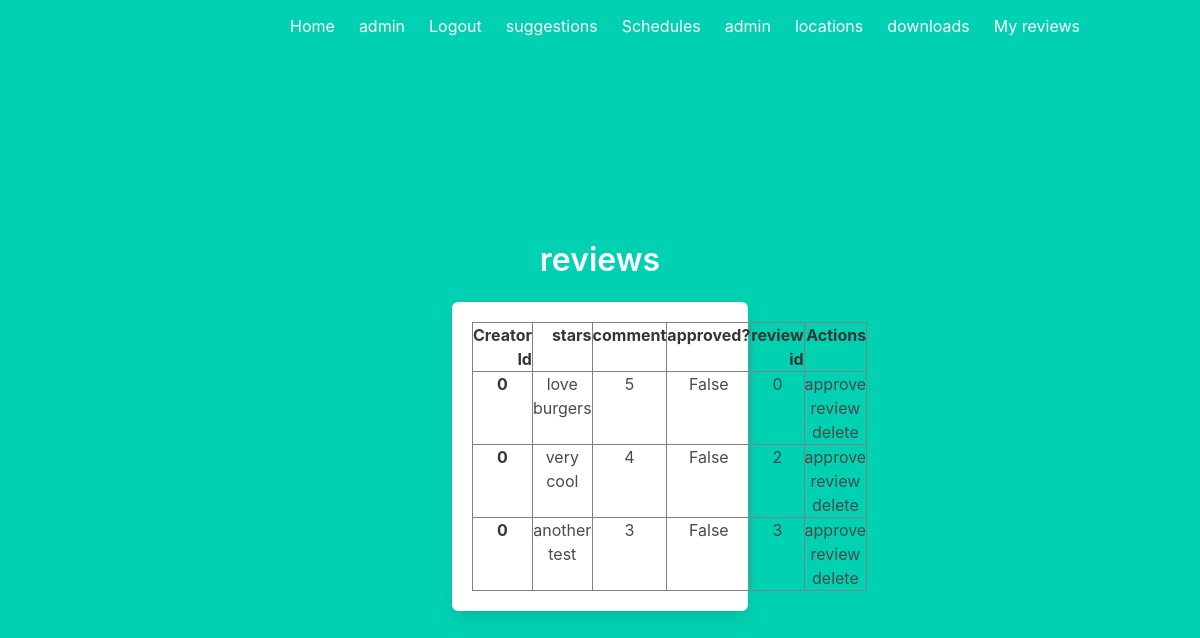
Before: /admin/reviews/pending (signed in) with the older database file.
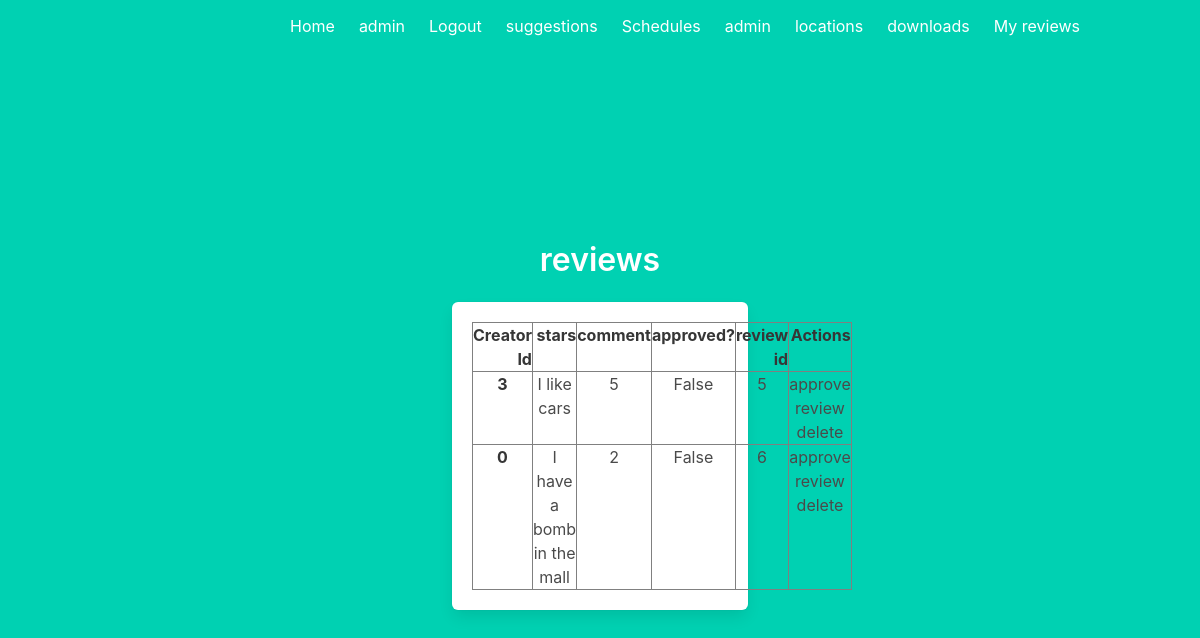
After: the same page with the newer database file.
### models.py (models this page shows, shortened)
class Review(db.Model):
    reviewId = db.Column(db.Integer, primary_key = True)
    attractionAddress = db.Column(db.String(300), db.ForeignKey('attraction.Address'), nullable = False)
    creatorId = db.Column(db.Integer, db.ForeignKey('user.id'), nullable = False)
    comment = db.Column(db.String(3000), nullable = True) #people can just leave only starred reviews
    stars = db.Column(db.Integer, nullable = False)
    approvedFlag = db.Column(db.Boolean, nullable = False)

### adminView.py (the view)
@adminView.route('/admin/reviews/pending')
def adminViewPendingReviews():
    check = current_user.get_id()
    user = User.query.filter_by(id = check).first()
    if not user or not user.isAdmin:
        return redirect(url_for('main.index'))
    pending = Review.query.filter_by(approvedFlag = False).all()
    return render_template('admin/userreviews.html', reviews = pending)

### app.py (called while the page is built)
@lm.user_loader
def load_user(user_id):
    return User.query.get(int(user_id))

### templates/admin/userreviews.html (shortened to what this page needs)
{% extends "base.html" %}
{% block content %}
<div class="column is-4 is-offset-4">
    <h3 class="title">{% if user %}{{user['firstName']}} {% endif %}reviews</h3>
    <div class="box">
        {% if reviews%}
            <table border="1" class="dataframe">
                <thead>
                  <tr style="text-align: right;">
                    <th>Creator Id</th>
                    <th>stars</th>
                    <th>comment</th>
                    {%if current_user.isAdmin%}
                        <th>approved?</th>
                        <th>review id</th>
                        <th>Actions</th>
                    {%endif%}
                  </tr>
                </thead>
                <tbody>
                    {% for row in reviews %}
                        <tr>
                              <th>{{row['creatorId']}}</th>
                              <td>{{row['comment']}}</td>
                              <td>{{row['stars']}}</td>
                            {%if current_user.isAdmin%}
                                <td>{{row['approvedFlag']}}</td>
                            {%endif%}
                                <td>{{row['reviewId']}}</td>
                              <td>
                                {% if not row['approvedFlag']%}
                                <a href="/admin/reviews/approve/{{row['reviewId']}}">approve review</a>
                                {% endif %}
                            {%if current_user.isAdmin or current_user.id == row['creatorId']%}
                                <a href="/admin/reviews/delete/{{row['reviewId']}}">delete</a>
                            {%endif%}
                            </td>
                        </tr>
                    {% endfor %}
                </tbody>
              </table>
        {% else %}
            <h3>{% if user %}{{user['firstName']}} has no reviews. {% else %}No reviews matching this criteria{% endif %} </h3>
        {% endif %}
    </div>
</div>
{% endblock %}

Changed rows visible on the page:
no longer on this page (row edited): Review: creatorId "0", comment "love burgers", stars "5", approvedFlag "False", reviewId "0"
removed Review: creatorId "0", comment "very cool", stars "4", approvedFlag "False", reviewId "2"
no longer on this page (row edited): Review: creatorId "0", comment "another test", stars "3", approvedFlag "False", reviewId "3"
added Review: creatorId "3", comment "I like cars", stars "5", approvedFlag "False", reviewId "5"
added Review: creatorId "0", comment "I have a bomb in the mall", stars "2", approvedFlag "False", reviewId "6"
